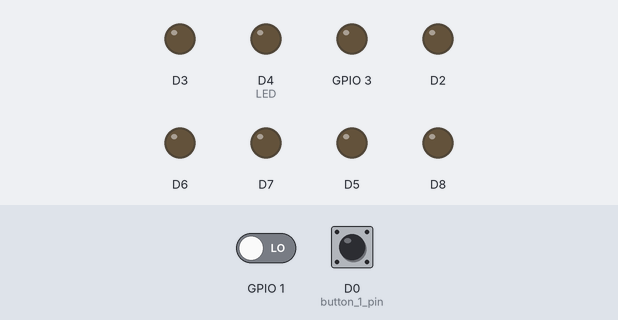
Bench run of a sketch on a simulated ESP8266 (Wemos D1 mini). On the bench: output pins drawn as LEDs (lit = HIGH). The inputs (shaded band) are chosen by the test bench; at power-on: GPIO 1 LOW, D0 (button_1_pin) HIGH.

Above: at 1.2 s.
1.3 s: GPIO 1 driven HIGH
At 3.2 s:
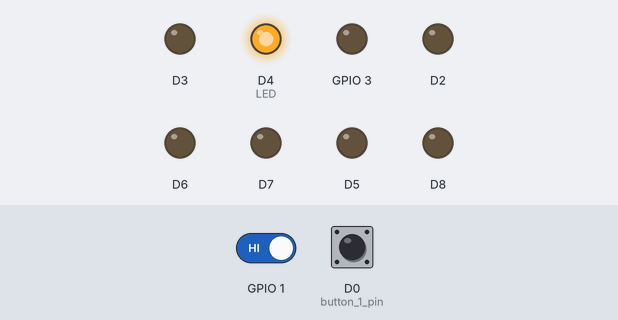
Timing chart, 0 to 10.3 s (numbered marks = the images above; inputs shaded):
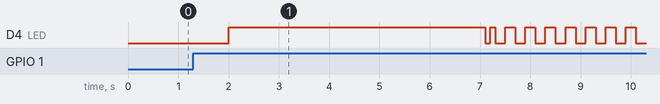

The sketch:

Dual-watch-giro-winder-wemos-d1-mini.ino
```cpp
//**************************************************************
//Stepper motor driver 4 wires - Commande de moteur pas-à-pas unipolaire 4 fils
//tiptopboards.com 05/12/2013
// Driver ULN2003 and motor with 1:64 reduction - Driver ULN2003 et moteur réducté au 1:64
//
//**************************************************************
//Include the stepper.h library - Inclure la librairie stepper.h
#include <Stepper.h>
#define STEPS 100

const int button_1_pin = D0;     // Push button 1 PIN - Numéro de la broche à laquelle est connecté le bouton poussoir 1
const int button_2_pin = TX;     // Push button 2 PIN - Numéro de la broche à laquelle est connecté le bouton poussoir 2
const int LED = D4;              // Status LED PIN - Numéro de la broche à laquelle est connecté la DEL
const int MOTOR_SPEED = 300;    // Max speed is 300, reduce for slower operation - Vitesse de 300 (max) réduire ce chiffre pour un mouvement plus lent
// 100 allow for more torque, play with that to avoid vibration (>300) - 100 permet d'avoir un couple élevé >300 le moteur vibre sans tourner
const int NUMBER_OF_STEPS = 4096; // A complete rotation is 2048 steps (about 4.5sec) - Une rotation complète avec 2048 pas (1 tour environ 4.5sec)
// To reverse rotation by 6x 1/30 of a turn, multiply NUMBER_OF_STEPS by 6/30 et add a - sign to reverse the direction
// Pour tourner à l'envers de 6 fois 1/30eme de tour, simplement multiplier NUMBER_OF_STEPS par 6/30 et mettre un moins pour inverser le sens
// Example : -6*2048/30;

// Variable declaration - Déclaration des variables :
int button_1_state = 0;       // variable used to save button 1 state - variable qui sera utilisée pour stocker l'état du bouton 1
int button_2_state = 0;       // variable used to save button 2 state - variable qui sera utilisée pour stocker l'état du bouton 2

//2 instances of Stepper - Créer une instance de la classe stepper
//The motors (wire 1 2 3 4) are connected to ouput RX D1 D2 D3 and D5 D6 D7 D8 of the Arduino (and to GND, +V)
//Les moteurs (fils 1 2 3 4) sont branché sur les sorties RX D1 D2 D3 et D5 D6 D7 D8 de l'Arduino (et sur GND, +V)
Stepper stepper1(STEPS, D3, D1, D2, RX);  // Clockwise rotation - Sens horaire
Stepper stepper2(STEPS, D8,  D6,  D7,  D5);  // Clockwise rotation - Sens horaire

//Use the following if you prefer an anti-clockwise rotation - Sens anti-horaire en inversant 9 et 12 / 5 et 8 (si on préfère)
//Stepper stepper1(STEPS, D3, D2, D1, RX);
//Stepper stepper2(STEPS,  D8,  D7,  D6,  D5);

//************************************************************
// For a motor of this type: - Pour un moteur de ce type : http://tiptopboards.com/151-moteur-pas-%C3%A0-pas-r%C3%A9duct%C3%A9-de-5v-4-fils-driver-.html
// 64 steps per turn, 4 phases, 5.625° - 64 pas par tour, 4 phases, angle de 5.625° selon les spécifications du moteur
// 1:64 demultiplication for this mechanically reduced motor - Démultiplication 1:64 pour ce moteur réducté mécaniquement
//   360° / 5.625° * 64 = 4096 angles with demultiplication - angles avec la démultiplication
//   360° / 5.625° * 64  * 4 phases / 2 bipolare = 2048s step / turn

int counter;
void setup()
{
  pinMode(LED, OUTPUT); // Use pin LED as output - Declare le Pin LED comme sortie

  // set both buttons pins as input - indique que les broches bouton sont des entrées:
  pinMode(button_1_pin, INPUT);
  pinMode(button_2_pin, INPUT);
  pinMode(RX, OUTPUT);
  pinMode(D2, OUTPUT);
  pinMode(D3, OUTPUT);
  pinMode(D4, OUTPUT);
  pinMode(D5, OUTPUT);
  pinMode(D6, OUTPUT);
  pinMode(D7, OUTPUT);
  pinMode(D8, OUTPUT);
}

void loop()
{
  delay(1000);
  digitalWrite(LED, LOW);
  delay(1000);
  digitalWrite(LED, HIGH);
  delay(1000);


  delay(100);
  // read the state of the 2 button and save it in button_1_state and button_2_state - lit l'état des boutons et stocke le résultat dans button_1_state/button_2_state
  button_1_state = digitalRead(button_1_pin);
  button_2_state = digitalRead(button_2_pin);

  stepper1.setSpeed(MOTOR_SPEED);
  stepper2.setSpeed(MOTOR_SPEED);


  if (counter <= 30) {
    //If the 3 position switch is in the middle position, both motor will run, otherwise, only the selected side will run.
    if (button_1_state == LOW) {
      stepper1.step(-NUMBER_OF_STEPS);  //Turning anticlockwise - Ca tourne
    }
    if (button_2_state == LOW) {
      stepper2.step(-NUMBER_OF_STEPS);  //Turning anticlockwise - Ca tourne
    }
    delay(2000);  //pause

    if (button_1_state == LOW) {
      stepper1.step(NUMBER_OF_STEPS);  //Turning clockwise - Ca tourne
    }
    if (button_2_state == LOW) {
      stepper2.step(NUMBER_OF_STEPS);  //Turning clockwise - Ca tourne
    }

    delay(2000);  //pause
    // Blink the LED - Clignotement de la LED
    digitalWrite(LED, LOW);
    delay(100);
    digitalWrite(LED, HIGH);
    delay(100);
    counter++; //Add one to the counter - Ajoute 1 au counter
  }

  if (button_1_state == HIGH && button_2_state == HIGH) {
    //BUG INTER - Both input buttons are high, something is wrong, check connection or pull down resistors
    for (int i = 0; i <= 10; i++) {
      //Blink led fast to inform of the error
      digitalWrite(LED, LOW);
      delay(200);
      digitalWrite(LED, HIGH);
      delay(200);
    }
    counter++; //Ajoute 1 au counter
  }


  if (counter > 30 && counter < 180) {
    digitalWrite(LED, LOW);
    delay(1000);
    digitalWrite(LED, HIGH);
    delay(1000);
    counter++; //Ajoute 1 au counter
  }
  if (counter == 180) {
    counter = 0; //Reset the counter - Réinitialise le counter
  }
}
```
